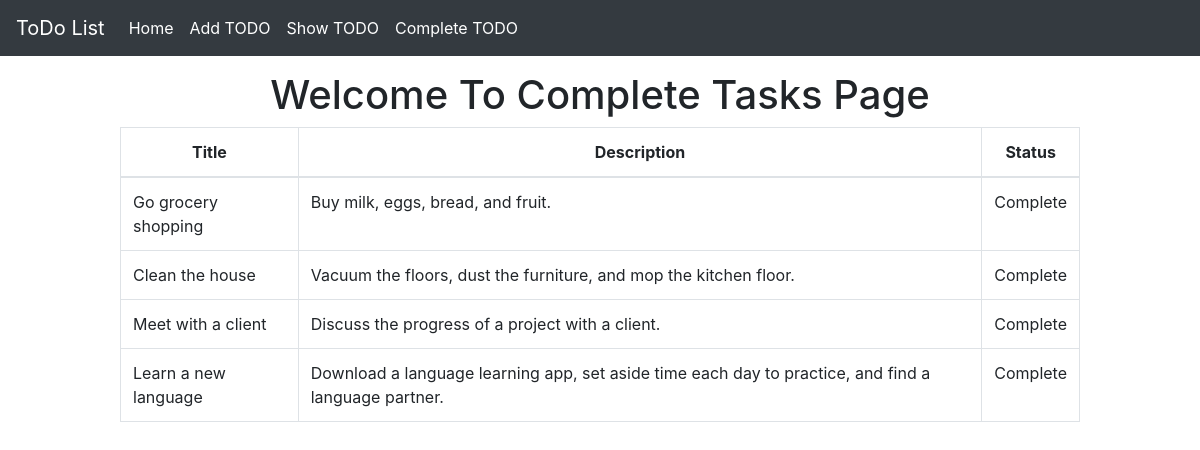
/completed_tasks/, run on the app's committed database.
### todo_app/models.py (models this page shows)
class TaskModel(models.Model):
    id = models.IntegerField(primary_key=True)
    task_title = models.CharField(max_length = 30)
    task_description = models.TextField()
    is_completed = models.BooleanField(default = False)
    class Meta:
        ordering = ['id']

### todo_app/views.py (the view)
# urls.py: path('completed_tasks/', completed_tasks, name='completed_tasks_default'),
def completed_tasks(request, id=None):
    if id is None:
        tasks = TaskModel.objects.all()
        return render(request, 'completed_tasks.html', {'task': tasks})
    else:
        tasks = TaskModel.objects.get(pk=id)
        tasks.is_completed = True
        tasks.save()
        return redirect('completed_tasks_default')

### todo_app/templates/completed_tasks.html (shortened to what this page needs)
{% extends 'base.html' %}
{% load crispy_forms_tags %}
{% block content %}
<h1 style="text-align: center; margin-top: 15px;" >Welcome To Complete Tasks Page</h1>
<div style="width: 80%; margin: auto;">
    {% if task %}
        <table class="table table-bordered">
            <thead>
                <tr style="text-align: center;">
                    <th scope="col">Title</th>
                    <th scope="col">Description</th>
                    <th scope="col">Status</th>
                </tr>
            </thead>
            <tbody>
                {% for item in task %}
                    {% if item.is_completed is True %}
                        <tr>
                            <td scope="row">{{item.task_title}}</td>
                            <td scope="row">{{item.task_description}}</td>
                            <td scope="row" style="text-align: center;">Complete</td>
                        </tr>
                    {% endif %}
                {% endfor %}
            </tbody>
        </table>
        {% else %}
        <h3 style="text-align: center;">No Complete Task Available</h3>
    {% endif %}
</div>
{% endblock %}

### data on the page
TaskModel: task_title "Go grocery shopping", task_description "Buy milk, eggs, bread, and fruit."
TaskModel: task_title "Clean the house", task_description "Vacuum the floors, dust the furniture, and mop the kitchen floor."
TaskModel: task_title "Meet with a client", task_description "Discuss the progress of a project with a client."
TaskModel: task_title "Learn a new language", task_description "Download a language learning app, set aside time each day to practice, and find a language partner."
